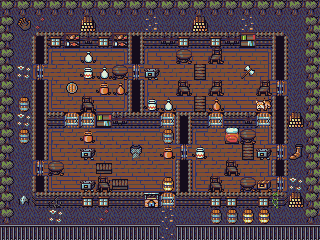

The image is a tile-based game level rendered from a .tmx file. Its description and source (layers, tilesets, objects; grid data summarised) follow:
An orthogonal 20x15 tile map with 16x16 px tiles, 6 tile layers (Background, Walls, Broken, Good, ...), 5 tilesets.

<map version="1.0" orientation="orthogonal" width="20" height="15" tilewidth="16" tileheight="16">
 <tileset firstgid="1" name="Tiles" tilewidth="16" tileheight="16">
  <image source="../../images/Objects/tiles_dark.png" width="208" height="144" />
 </tileset>
 <tileset firstgid="118" name="Broken" tilewidth="16" tileheight="16">
  <image source="../../images/Objects/items_after.png" width="160" height="96" />
 </tileset>
 <tileset firstgid="178" name="Good" tilewidth="16" tileheight="16">
  <image source="../../images/Objects/items_before.png" width="160" height="96" />
 </tileset>
 <tileset firstgid="238" name="Bed" tilewidth="16" tileheight="16">
  <image source="../../images/Objects/bed.png" width="32" height="16" />
 </tileset>
 <tileset firstgid="240" name="Decor" tilewidth="16" tileheight="16">
  <image source="../../images/decor.png" width="128" height="128" />
 </tileset>
 <layer name="Background" width="20" height="15">
  <data>[300 cells, 300 non-empty, 15 distinct tile ids]</data>
 </layer>
 <layer name="Walls" width="20" height="15">
  <data>[300 cells, 124 non-empty, 17 distinct tile ids]</data>
 </layer>
 <layer name="Broken" width="20" height="15">
  <data>[300 cells, 70 non-empty, 25 distinct tile ids]</data>
 </layer>
 <layer name="Good" width="20" height="15">
  <data>[300 cells, 63 non-empty, 17 distinct tile ids]</data>
 </layer>
 <layer name="Bed" width="20" height="15">
  <data>[300 cells, 1 non-empty, 1 distinct tile ids]</data>
 </layer>
 <layer name="Decor" width="20" height="15">
  <data>[300 cells, 18 non-empty, 9 distinct tile ids]</data>
 </layer>
</map>
